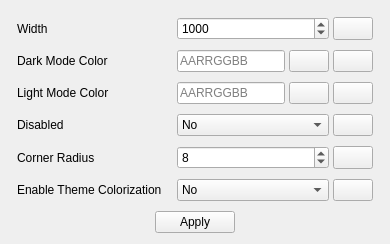
             <widget class="QWidget" name="tab3_6">
              <attribute name="title">
               <string>Separator</string>
              </attribute>
              <layout class="QVBoxLayout" name="verticalLayout_8" stretch="1,0">
               <property name="spacing">
                <number>4</number>
               </property>
               <item>
                <layout class="QFormLayout" name="formLayout_8">
                 <property name="horizontalSpacing">
                  <number>15</number>
                 </property>
                 <property name="verticalSpacing">
                  <number>10</number>
                 </property>
                 <property name="leftMargin">
                  <number>6</number>
                 </property>
                 <property name="topMargin">
                  <number>6</number>
                 </property>
                 <property name="rightMargin">
                  <number>6</number>
                 </property>
                 <property name="bottomMargin">
                  <number>6</number>
                 </property>
                 <item row="1" column="0">
                  <widget class="QLabel" name="lbl_darkModeColor1_4">
                   <property name="text">
                    <string>Dark Mode Color</string>
                   </property>
                  </widget>
                 </item>
                 <item row="1" column="1">
                  <layout class="QHBoxLayout" name="horizontalLayout_65" stretch="1,0,0">
                   <property name="spacing">
                    <number>4</number>
                   </property>
                   <item>
                    <widget class="QLineEdit" name="darkModeColor1_4">
                     <property name="sizePolicy">
                      <sizepolicy hsizetype="Expanding" vsizetype="Minimum">
                       <horstretch>0</horstretch>
                       <verstretch>0</verstretch>
                      </sizepolicy>
                     </property>
                     <property name="toolTip">
                      <string/>
                     </property>
                     <property name="layoutDirection">
                      <enum>Qt::LeftToRight</enum>
                     </property>
                     <property name="readOnly">
                      <bool>true</bool>
                     </property>
                     <property name="placeholderText">
                      <string>AARRGGBB</string>
                     </property>
                    </widget>
                   </item>
                   <item>
                    <widget class="QPushButton" name="dark_mode_color_picker1_4">
                     <property name="sizePolicy">
                      <sizepolicy hsizetype="Minimum" vsizetype="Minimum">
                       <horstretch>0</horstretch>
                       <verstretch>0</verstretch>
                      </sizepolicy>
                     </property>
                     <property name="text">
                      <string/>
                     </property>
                     <property name="icon">
                      <iconset>
                       <normaloff>../Assets/icons/color_picker_icon.png</normaloff>../Assets/icons/color_picker_icon.png</iconset>
                     </property>
                    </widget>
                   </item>
                   <item>
                    <widget class="QPushButton" name="reset_dark_mode_color1_4">
                     <property name="sizePolicy">
                      <sizepolicy hsizetype="Minimum" vsizetype="Minimum">
                       <horstretch>0</horstretch>
                       <verstretch>0</verstretch>
                      </sizepolicy>
                     </property>
                     <property name="text">
                      <string/>
                     </property>
                     <property name="icon">
                      <iconset>
                       <normaloff>../Assets/icons/reset_icon.png</normaloff>../Assets/icons/reset_icon.png</iconset>
                     </property>
                    </widget>
                   </item>
                  </layout>
                 </item>
                 <item row="2" column="0">
                  <widget class="QLabel" name="lbl_lightModeColor1_4">
                   <property name="text">
                    <string>Light Mode Color</string>
                   </property>
                  </widget>
                 </item>
                 <item row="2" column="1">
                  <layout class="QHBoxLayout" name="horizontalLayout_66" stretch="1,0,0">
                   <property name="spacing">
                    <number>4</number>
                   </property>
                   <item>
                    <widget class="QLineEdit" name="lightModeColor1_4">
                     <property name="sizePolicy">
                      <sizepolicy hsizetype="Expanding" vsizetype="Minimum">
                       <horstretch>0</horstretch>
                       <verstretch>0</verstretch>
                      </sizepolicy>
                     </property>
                     <property name="toolTip">
                      <string/>
                     </property>
                     <property name="layoutDirection">
                      <enum>Qt::LeftToRight</enum>
                     </property>
                     <property name="readOnly">
                      <bool>true</bool>
                     </property>
                     <property name="placeholderText">
                      <string>AARRGGBB</string>
                     </property>
                    </widget>
                   </item>
                   <item>
                    <widget class="QPushButton" name="light_mode_color_picker1_4">
                     <property name="sizePolicy">
                      <sizepolicy hsizetype="Minimum" vsizetype="Minimum">
                       <horstretch>0</horstretch>
                       <verstretch>0</verstretch>
                      </sizepolicy>
                     </property>
                     <property name="text">
                      <string/>
                     </property>
                     <property name="icon">
                      <iconset>
                       <normaloff>../Assets/icons/color_picker_icon.png</normaloff>../Assets/icons/color_picker_icon.png</iconset>
                     </property>
                    </widget>
                   </item>
                   <item>
                    <widget class="QPushButton" name="reset_light_mode_color1_4">
                     <property name="sizePolicy">
                      <sizepolicy hsizetype="Minimum" vsizetype="Minimum">
                       <horstretch>0</horstretch>
                       <verstretch>0</verstretch>
                      </sizepolicy>
                     </property>
                     <property name="text">
                      <string/>
                     </property>
                     <property name="icon">
                      <iconset>
                       <normaloff>../Assets/icons/reset_icon.png</normaloff>../Assets/icons/reset_icon.png</iconset>
                     </property>
                    </widget>
                   </item>
                  </layout>
                 </item>
                 <item row="3" column="0">
                  <widget class="QLabel" name="lbl_disabledEffect3_5">
                   <property name="text">
                    <string>Disabled</string>
                   </property>
                  </widget>
                 </item>
                 <item row="3" column="1">
                  <layout class="QHBoxLayout" name="horizontalLayout_69" stretch="1,0">
                   <property name="spacing">
                    <number>4</number>
                   </property>
                   <item>
                    <widget class="QComboBox" name="disabledEffect3_5">
                     <property name="sizePolicy">
                      <sizepolicy hsizetype="Preferred" vsizetype="Minimum">
                       <horstretch>0</horstretch>
                       <verstretch>0</verstretch>
                      </sizepolicy>
                     </property>
                     <item>
                      <property name="text">
                       <string>No</string>
                      </property>
                     </item>
                     <item>
                      <property name="text">
                       <string>Yes</string>
                      </property>
                     </item>
                    </widget>
                   </item>
                   <item>
                    <widget class="QPushButton" name="reset_disabled3_5">
                     <property name="sizePolicy">
                      <sizepolicy hsizetype="Minimum" vsizetype="Minimum">
                       <horstretch>0</horstretch>
                       <verstretch>0</verstretch>
                      </sizepolicy>
                     </property>
                     <property name="text">
                      <string/>
                     </property>
                     <property name="icon">
                      <iconset>
                       <normaloff>../Assets/icons/reset_icon.png</normaloff>../Assets/icons/reset_icon.png</iconset>
                     </property>
                    </widget>
                   </item>
                  </layout>
                 </item>
                 <item row="4" column="0">
                  <widget class="QLabel" name="lbl_cornerRadius1_4">
                   <property name="text">
                    <string>Corner Radius</string>
                   </property>
                  </widget>
                 </item>
                 <item row="4" column="1">
                  <layout class="QHBoxLayout" name="horizontalLayout_70" stretch="1,0">
                   <property name="spacing">
                    <number>4</number>
                   </property>
                   <item>
                    <widget class="QSpinBox" name="cornerRadius1_4">
                     <property name="sizePolicy">
                      <sizepolicy hsizetype="Minimum" vsizetype="Minimum">
                       <horstretch>0</horstretch>
                       <verstretch>0</verstretch>
                      </sizepolicy>
                     </property>
                     <property name="maximum">
                      <number>10</number>
                     </property>
                     <property name="value">
                      <number>8</number>
                     </property>
                    </widget>
                   </item>
                   <item>
                    <widget class="QPushButton" name="reset_corner_radius1_4">
                     <property name="sizePolicy">
                      <sizepolicy hsizetype="Minimum" vsizetype="Minimum">
                       <horstretch>0</horstretch>
                       <verstretch>0</verstretch>
                      </sizepolicy>
                     </property>
                     <property name="text">
                      <string/>
                     </property>
                     <property name="icon">
                      <iconset>
                       <normaloff>../Assets/icons/reset_icon.png</normaloff>../Assets/icons/reset_icon.png</iconset>
                     </property>
                    </widget>
                   </item>
                  </layout>
                 </item>
                 <item row="5" column="0">
                  <widget class="QLabel" name="lbl_enableThemeColorization3_5">
                   <property name="text">
                    <string>Enable Theme Colorization</string>
                   </property>
                  </widget>
                 </item>
                 <item row="5" column="1">
                  <layout class="QHBoxLayout" name="horizontalLayout_71" stretch="1,0">
                   <property name="spacing">
                    <number>4</number>
                   </property>
                   <item>
                    <widget class="QComboBox" name="enableThemeColorization3_5">
                     <property name="sizePolicy">
                      <sizepolicy hsizetype="Preferred" vsizetype="Minimum">
                       <horstretch>0</horstretch>
                       <verstretch>0</verstretch>
                      </sizepolicy>
                     </property>
                     <item>
                      <property name="text">
                       <string>No</string>
                      </property>
                     </item>
                     <item>
                      <property name="text">
                       <string>Yes</string>
                      </property>
                     </item>
                    </widget>
                   </item>
                   <item>
                    <widget class="QPushButton" name="reset_theme_colorization3_5">
                     <property name="sizePolicy">
                      <sizepolicy hsizetype="Minimum" vsizetype="Minimum">
                       <horstretch>0</horstretch>
                       <verstretch>0</verstretch>
                      </sizepolicy>
                     </property>
                     <property name="text">
                      <string/>
                     </property>
                     <property name="icon">
                      <iconset>
                       <normaloff>../Assets/icons/reset_icon.png</normaloff>../Assets/icons/reset_icon.png</iconset>
                     </property>
                    </widget>
                   </item>
                  </layout>
                 </item>
                 <item row="0" column="0">
                  <widget class="QLabel" name="lbl_width1_2">
                   <property name="text">
                    <string>Width</string>
                   </property>
                  </widget>
                 </item>
                 <item row="0" column="1">
                  <layout class="QHBoxLayout" name="horizontalLayout_58" stretch="1,0">
                   <property name="spacing">
                    <number>4</number>
                   </property>
                   <item>
                    <widget class="QSpinBox" name="width1_2">
                     <property name="sizePolicy">
                      <sizepolicy hsizetype="Minimum" vsizetype="Minimum">
                       <horstretch>0</horstretch>
                       <verstretch>0</verstretch>
                      </sizepolicy>
                     </property>
                     <property name="maximum">
                      <number>10000</number>
                     </property>
                     <property name="singleStep">
                      <number>1000</number>
                     </property>
                     <property name="value">
                      <number>1000</number>
                     </property>
                    </widget>
                   </item>
                   <item>
                    <widget class="QPushButton" name="reset_width1_2">
                     <property name="sizePolicy">
                      <sizepolicy hsizetype="Minimum" vsizetype="Minimum">
                       <horstretch>0</horstretch>
                       <verstretch>0</verstretch>
                      </sizepolicy>
                     </property>
                     <property name="text">
                      <string/>
                     </property>
                     <property name="icon">
                      <iconset>
                       <normaloff>../Assets/icons/reset_icon.png</normaloff>../Assets/icons/reset_icon.png</iconset>
                     </property>
                    </widget>
                   </item>
                  </layout>
                 </item>
                </layout>
               </item>
               <item>
                <layout class="QHBoxLayout" name="horizontalLayout_9">
                 <item>
                  <spacer name="horizontalSpacer_15">
                   <property name="orientation">
                    <enum>Qt::Horizontal</enum>
                   </property>
                   <property name="sizeHint" stdset="0">
                    <size>
                     <width>40</width>
                     <height>20</height>
                    </size>
                   </property>
                  </spacer>
                 </item>
                 <item>
                  <widget class="QPushButton" name="applyButton3_6">
                   <property name="cursor">
                    <cursorShape>PointingHandCursor</cursorShape>
                   </property>
                   <property name="text">
                    <string>Apply</string>
                   </property>
                  </widget>
                 </item>
                 <item>
                  <spacer name="horizontalSpacer_16">
                   <property name="orientation">
                    <enum>Qt::Horizontal</enum>
                   </property>
                   <property name="sizeHint" stdset="0">
                    <size>
                     <width>40</width>
                     <height>20</height>
                    </size>
                   </property>
                  </spacer>
                 </item>
                </layout>
               </item>
              </layout>
             </widget>
